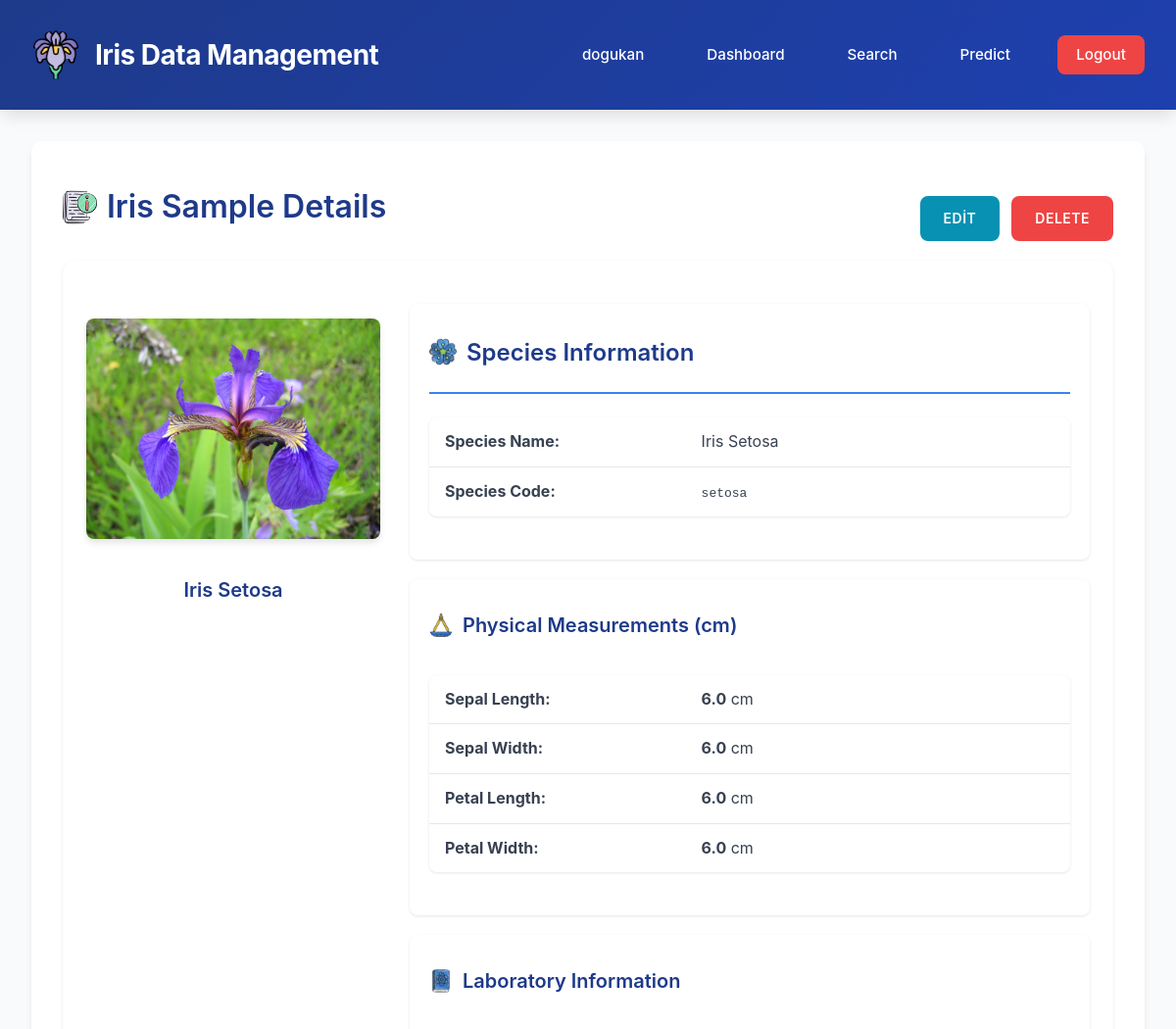
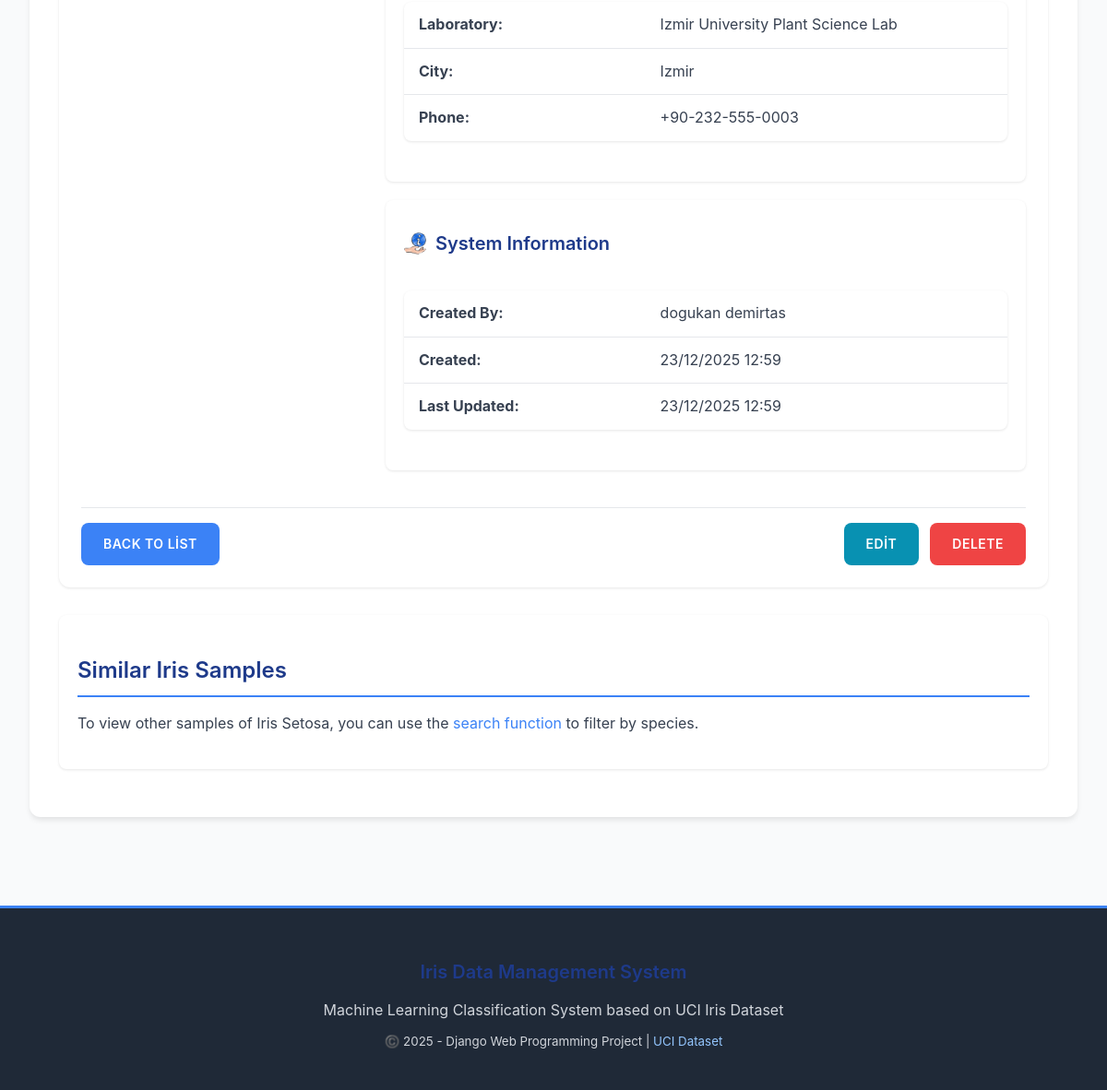
The app's page /iris/6/ (signed in) with its own data (2 pictures, top to bottom).
### iris_app/models.py (models this page shows, shortened)
class IrisPlant(models.Model):
    SPECIES_CHOICES = [
        ('setosa', 'Iris Setosa'),
        ('versicolor', 'Iris Versicolor'),
        ('virginica', 'Iris Virginica'),
    ]
    sepal_length = models.FloatField(
        verbose_name="Sepal Length (cm)",
        validators=[MinValueValidator(0.0)],
        help_text="Length of the sepal (in cm)"
    )
    sepal_width = models.FloatField(
        verbose_name="Sepal Width (cm)",
        validators=[MinValueValidator(0.0)],
        help_text="Width of the sepal (in cm)"
    )
    petal_length = models.FloatField(
        verbose_name="Petal Length (cm)",
        validators=[MinValueValidator(0.0)],
        help_text="Length of the petal (in cm)"
    )
    petal_width = models.FloatField(
        verbose_name="Petal Width (cm)",
        validators=[MinValueValidator(0.0)],
        help_text="Width of the petal (in cm)"
    )
    species = models.CharField(
        max_length=50,
        choices=SPECIES_CHOICES,
        verbose_name="Species",
        help_text="Iris plant species (setosa, versicolor or virginica)"
    )
    lab = models.ForeignKey(
        Laboratory,
        on_delete=models.SET_NULL,
        null=True,
        blank=True,
        verbose_name="Laboratory",
        related_name='iris_plants',
        help_text="Source laboratory of this sample"
    )
    created_by = models.ForeignKey(
        User,
        on_delete=models.CASCADE,
        verbose_name="Created By",
        related_name='iris_plants',
        help_text="User who created this record"
    )
    created_at = models.DateTimeField(
        auto_now_add=True,
        verbose_name="Created At"
    )
    updated_at = models.DateTimeField(
        auto_now=True,
        verbose_name="Updated At"
    )
    class Meta:
        ordering = ['-created_at']
        verbose_name = 'Iris Sample'
        verbose_name_plural = 'Iris Samples'
        indexes = [
            models.Index(fields=['species']),
            models.Index(fields=['created_at']),
            models.Index(fields=['created_by']),
        ]

class Laboratory(models.Model):
    name = models.CharField(
        max_length=100,
        verbose_name="Laboratory Name",
        unique=True
    )
    city = models.CharField(
        max_length=50,
        verbose_name="City"
    )
    description = models.TextField(
        blank=True,
        null=True,
        verbose_name="Description"
    )
    phone = models.CharField(
        max_length=20,
        blank=True,
        null=True,
        verbose_name="Phone"
    )
    email = models.EmailField(
        blank=True,
        null=True,
        verbose_name="Email"
    )
    country = models.CharField(
        max_length=50,
        default="Turkey",
        verbose_name="Country"
    )
    established_year = models.IntegerField(
        blank=True,
        null=True,
        verbose_name="Established Year"
    )
    created_at = models.DateTimeField(auto_now_add=True, verbose_name="Created At")
    updated_at = models.DateTimeField(auto_now=True, verbose_name="Updated At")
    class Meta:
        ordering = ['name']
        verbose_name = 'Laboratory'
        verbose_name_plural = 'Laboratories'
        indexes = [
            models.Index(fields=['name']),
            models.Index(fields=['city']),
        ]

### iris_app/views.py (the view)
# urls.py: path('iris/<int:pk>/', views.iris_detail, name='iris_detail'),
@login_required(login_url='login')
def iris_detail(request, pk):
    plant = get_object_or_404(IrisPlant, pk=pk)
    is_editor = is_editor_check(request.user)
    context = {
        'plant': plant,
        'can_edit': is_editor and (plant.created_by == request.user or request.user.is_superuser)
    }
    return render(request, 'iris_app/iris_detail.html', context)

### iris_app/views.py (called while the page is built)
def is_editor_check(user):
    return user.is_superuser or user.groups.filter(name='Editor').exists()

### iris_app/templates/iris_app/iris_detail.html (shortened to what this page needs)
{% extends 'iris_app/base.html' %}
{% load static %}
{% block content %}
<div style="display: flex; justify-content: space-between; align-items: center; margin-bottom: 20px;">
    <h1 style="display: flex; align-items: center; gap: 10px; margin: 0;">
    <img src="{% static 'images/detail.png' %}" alt="Detail Icon" style="width: 35px; height: 35px;" onerror="this.style.display='none'">
    Iris Sample Details
</h1>
    {% if can_edit %}
        <div class="btn-group">
            <a href="{% url 'iris_update' plant.pk %}" class="btn btn-info"> Edit</a>
            <a href="{% url 'iris_delete' plant.pk %}" class="btn btn-danger"> Delete</a>
        </div>
    {% endif %}
</div>
<div class="card">
    <div class="card-body">
        <div style="display: grid; grid-template-columns: 300px 1fr; gap: 30px; margin: 20px 0;">
            <div style="text-align: center;">
                {% if plant.species == 'setosa' %}
                    <img src="{% static 'images/setosa.jpg' %}" alt="Iris Setosa - Small purple flower with short petals" style="width: 100%; border-radius: 8px; box-shadow: 0 4px 6px rgba(0, 0, 0, 0.1);">
                {% elif plant.species == 'versicolor' %}
                    <img src="{% static 'images/versicolor.jpeg' %}" alt="Iris Versicolor - Medium purple flower with medium petals" style="width: 100%; border-radius: 8px; box-shadow: 0 4px 6px rgba(0, 0, 0, 0.1);">
                {% else %}
                    <img src="{% static 'images/virginia.jpeg' %}" alt="Iris Virginica - Large purple flower with long petals" style="width: 100%; border-radius: 8px; box-shadow: 0 4px 6px rgba(0, 0, 0, 0.1);">
                {% endif %}
                <h3 style="margin-top: 1rem;">{{ plant.get_species_display }}</h3>
            </div>
            <div>
                <div class="div-section">
                    <h2 style="display: flex; align-items: center; gap: 10px; margin-top: 0;">
    <img src="{% static 'images/flower.png' %}" alt="Species Icon" style="width: 28px; height: 28px;" onerror="this.style.display='none'">
    Species Information
</h2>
                    <table>
                        <tr>
                            <td style="font-weight: bold; width: 40%;">Species Name:</td>
                            <td>{{ plant.get_species_display }}</td>
                        </tr>
                        <tr>
                            <td style="font-weight: bold;">Species Code:</td>
                            <td><code>{{ plant.species }}</code></td>
                        </tr>
                    </table>
                </div>
                <div class="div-section">
                    <h3 style="display: flex; align-items: center; gap: 10px; margin-top: 0;">
                        <img src="{% static 'images/measuring-device.png' %}" alt="Idea Icon" style="width: 24px; height: 24px;" onerror="this.style.display='none'">
                        Physical Measurements (cm)
                    </h3>
                    <table>
                        <tr>
                            <td style="font-weight: bold; width: 40%;">Sepal Length:</td>
                            <td><strong>{{ plant.sepal_length }}</strong> cm</td>
                        </tr>
                        <tr>
                            <td style="font-weight: bold;">Sepal Width:</td>
                            <td><strong>{{ plant.sepal_width }}</strong> cm</td>
                        </tr>
                        <tr>
                            <td style="font-weight: bold;">Petal Length:</td>
                            <td><strong>{{ plant.petal_length }}</strong> cm</td>
                        </tr>
                        <tr>
                            <td style="font-weight: bold;">Petal Width:</td>
                            <td><strong>{{ plant.petal_width }}</strong> cm</td>
                        </tr>
                    </table>
                </div>
                <div class="div-section">
                    <h3 style="display: flex; align-items: center; gap: 10px; margin-top: 0;">
                    <img src="{% static 'images/science-book.png' %}" alt="Science Icon" style="width: 24px; height: 24px;" onerror="this.style.display='none'">
                    Laboratory Information
                </h3>
                    {% if plant.lab %}
                        <table>
                            <tr>
                                <td style="font-weight: bold; width: 40%;">Laboratory:</td>
                                <td>{{ plant.lab.name }}</td>
                            </tr>
                            <tr>
                                <td style="font-weight: bold;">City:</td>
                                <td>{{ plant.lab.city }}</td>
                            </tr>
                            <tr>
                                <td style="font-weight: bold;">Phone:</td>
                                <td>{{ plant.lab.phone|default:"N/A" }}</td>
                            </tr>
                        </table>
                    {% else %}
                        <p style="color: #999;">Laboratory information not available.</p>
                    {% endif %}
                </div>
                <div class="div-section">
                    <h3 style="display: flex; align-items: center; gap: 10px; margin-top: 0;">
                    <img src="{% static 'images/information.png' %}" alt="Idea Icon" style="width: 24px; height: 24px;" onerror="this.style.display='none'">
                    System Information
                </h3>
                    <table>
                        <tr>
                            <td style="font-weight: bold; width: 40%;">Created By:</td>
                            <td>{{ plant.created_by.get_full_name|default:plant.created_by.username }}</td>
                        </tr>
                        <tr>
                            <td style="font-weight: bold;">Created:</td>
                            <td>{{ plant.created_at|date:"d/m/Y H:i" }}</td>
                        </tr>
                        <tr>
                            <td style="font-weight: bold;">Last Updated:</td>
                            <td>{{ plant.updated_at|date:"d/m/Y H:i" }}</td>
                        </tr>
                    </table>
                </div>
            </div>
        </div>
    </div>
    <div class="card-footer">
        <a href="{% url 'iris_list' %}" class="btn"> Back to List</a>
        {% if can_edit %}
            <div class="btn-group" style="margin: 0;">
                <a href="{% url 'iris_update' plant.pk %}" class="btn btn-info"> Edit</a>
                <a href="{% url 'iris_delete' plant.pk %}" class="btn btn-danger"> Delete</a>
            </div>
        {% endif %}
    </div>
</div>
<div class="div-section" style="margin-top: 30px;">
    <h2>Similar Iris Samples</h2>
    <p>To view other samples of {{ plant.get_species_display }}, you can use the <a href="{% url 'iris_search' %}?species={{ plant.species }}">search function</a> to filter by species.</p>
</div>
{% endblock %}

### iris_app/templates/iris_app/base.html (shortened to what this page needs)
{% load static %}
<!DOCTYPE html>
<html lang="tr">
<head>
    <link rel="stylesheet" href="{% static 'css/style.css' %}">
</head>
<body>
<header>
    <div class="container">
        <div style="display: flex; align-items: center; gap: 15px;">
            <img src="{% static 'images/iris-flower.png' %}"
                 alt="Iris Logo"
                 style="width: 50px; height: 50px; border-radius: 50%;">
            <h1>Iris Data Management</h1>
        </div>
        <nav>
            {% if user.is_authenticated %}
                <span>{{ user.first_name|default:user.username }}</span>
                <a href="{% url 'iris_list' %}">Dashboard</a>
                <a href="{% url 'iris_search' %}">Search</a>
                <a href="{% url 'iris_predict' %}">Predict</a>
                <a href="{% url 'logout' %}" class="logout-btn">Logout</a>
            {% else %}
                <a href="{% url 'login' %}">Sign In</a>
                <a href="{% url 'register' %}">Sign Up</a>
            {% endif %}
        </nav>
    </div>
</header>
<div class="main-content">
    <div class="container">
        <div class="main-container">
            {% block content %}{% endblock %}
        </div>
    </div>
</div>
<footer>
    <h3>Iris Data Management System</h3>
    <p>Machine Learning Classification System based on UCI Iris Dataset</p>
    <p><small>©️ 2025 - Django Web Programming Project | <a href="https://archive.ics.uci.edu/ml/datasets/iris" target="_blank">UCI Dataset</a></small></p>
</footer>
</body>
</html>

### iris_app/static/css/style.css (style rules this page uses)
* { margin: 0; padding: 0; box-sizing: border-box; }
:root { --primary-color: #2c3e50; --secondary-color: #3498db; --success-color: #27ae60; --danger-color: #e74c3c; --warning-color: #f39c12; --info-color: #16a085; --light-bg: #ecf0f1; --dark-text: #2c3e50; --border-color: #bdc3c7; --shadow: 0 2px 8px rgba(0, 0, 0, 0.1); --shadow-lg: 0 4px 16px rgba(0, 0, 0, 0.15); }
html { scroll-behavior: smooth; }
body { font-family: 'Segoe UI', Tahoma, Geneva, Verdana, sans-serif; background-color: #f8f9fa; color: var(--dark-text); line-height: 1.6; margin: 0; padding: 0; }
header { background: linear-gradient(135deg, var(--primary-color) 0%, var(--secondary-color) 100%); color: white; padding: 20px 0; box-shadow: var(--shadow-lg); position: sticky; top: 0; z-index: 100; }
header h1 { font-size: 28px; font-weight: 600; margin: 0; letter-spacing: 1px; color: white; }
header nav { display: flex; gap: 25px; align-items: center; }
header nav a, header nav span { color: white; text-decoration: none; font-weight: 500; transition: all 0.3s ease; padding: 8px 12px; border-radius: 4px; }
header nav a.logout-btn { background-color: var(--danger-color); padding: 8px 16px; }
.container { max-width: 1200px; margin: 30px auto; padding: 0 20px; }
.main-container { background: white; border-radius: 8px; padding: 30px; box-shadow: var(--shadow); min-height: 60vh; }
h1, h2, h3, h4, h5, h6 { color: var(--primary-color); margin-top: 20px; margin-bottom: 15px; font-weight: 600; line-height: 1.4; }
h1 { font-size: 32px; }
h2 { font-size: 24px; border-bottom: 3px solid var(--secondary-color); padding-bottom: 10px; }
h3 { font-size: 20px; }
p { margin-bottom: 15px; color: #555; }
button, .btn, input[type="submit"], input[type="reset"] { padding: 12px 24px; background-color: var(--secondary-color); color: white; border: none; border-radius: 6px; font-size: 14px; font-weight: 600; cursor: pointer; transition: all 0.3s ease; display: inline-block; text-decoration: none; }
.btn-danger { background-color: var(--danger-color); }
.btn-info { background-color: var(--info-color); }
.btn-group { display: flex; gap: 10px; margin-top: 20px; flex-wrap: wrap; }
table { width: 100%; border-collapse: collapse; margin: 20px 0; background-color: white; border-radius: 8px; overflow: hidden; box-shadow: var(--shadow); }
td { padding: 12px 15px; border-bottom: 1px solid var(--light-bg); }
tbody tr:last-child td { border-bottom: none; }
.card { background: white; border-radius: 8px; padding: 20px; margin-bottom: 20px; box-shadow: var(--shadow); transition: all 0.3s ease; }
.card-body { padding: 0; }
.card-footer { border-top: 1px solid var(--light-bg); padding-top: 15px; margin-top: 15px; display: flex; justify-content: space-between; align-items: center; }
.div-section { padding: 20px; background: white; border-radius: 8px; margin-bottom: 20px; box-shadow: var(--shadow); }
a { color: var(--secondary-color); text-decoration: none; transition: all 0.3s ease; }
img { max-width: 100%; height: auto; border-radius: 8px; margin: 15px 0; }
footer { background-color: var(--primary-color); color: white; text-align: center; padding: 20px; margin-top: 50px; border-top: 3px solid var(--secondary-color); }
footer p { margin: 10px 0; color: white; }

### records on screen
IrisPlant: species "Iris Setosa", species "setosa", sepal_length "6.0", sepal_width "6.0", petal_length "6.0", petal_width "6.0", lab.name "Izmir University Plant Science Lab", lab.city "Izmir", lab.phone "+90-232-555-0003", created_by.get_full_name "dogukan demirtas", created_at "23/12/2025 12:59", updated_at "23/12/2025 12:59"

### other values on screen
{{ user.first_name|default:user.username }} "dogukan"
